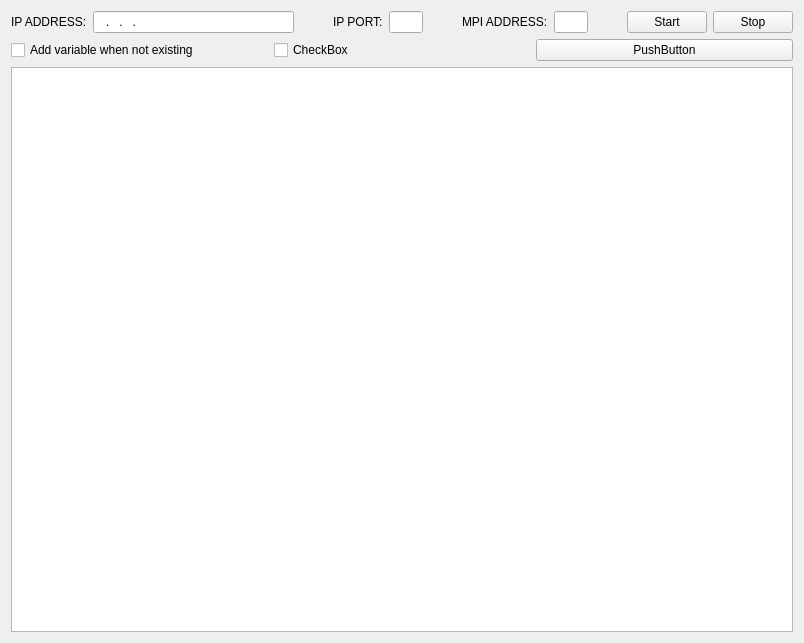
<?xml version="1.0" encoding="UTF-8"?>
<ui version="4.0">
 <class>Form</class>
 <widget class="QWidget" name="Form">
  <property name="geometry">
   <rect>
    <x>0</x>
    <y>0</y>
    <width>804</width>
    <height>643</height>
   </rect>
  </property>
  <property name="windowTitle">
   <string>IBH LINK SERVER EXAMPLE</string>
  </property>
  <layout class="QVBoxLayout" name="verticalLayout_2" stretch="0,0,10">
   <item>
    <layout class="QHBoxLayout" name="horizontalLayout" stretch="1,6,1,1,1,1,1,1,1,1,1">
     <item>
      <widget class="QLabel" name="label">
       <property name="text">
        <string>IP ADDRESS:</string>
       </property>
      </widget>
     </item>
     <item>
      <widget class="QLineEdit" name="leIpAddress">
       <property name="inputMask">
        <string>000.000.000.000; </string>
       </property>
      </widget>
     </item>
     <item>
      <spacer name="horizontalSpacer">
       <property name="orientation">
        <enum>Qt::Horizontal</enum>
       </property>
       <property name="sizeHint" stdset="0">
        <size>
         <width>40</width>
         <height>20</height>
        </size>
       </property>
      </spacer>
     </item>
     <item>
      <widget class="QLabel" name="label_2">
       <property name="text">
        <string>IP PORT:</string>
       </property>
      </widget>
     </item>
     <item>
      <widget class="QLineEdit" name="lePort">
       <property name="inputMask">
        <string>00000; </string>
       </property>
      </widget>
     </item>
     <item>
      <spacer name="horizontalSpacer_2">
       <property name="orientation">
        <enum>Qt::Horizontal</enum>
       </property>
       <property name="sizeHint" stdset="0">
        <size>
         <width>40</width>
         <height>20</height>
        </size>
       </property>
      </spacer>
     </item>
     <item>
      <widget class="QLabel" name="label_3">
       <property name="text">
        <string>MPI ADDRESS:</string>
       </property>
      </widget>
     </item>
     <item>
      <widget class="QLineEdit" name="leMpiAddress">
       <property name="inputMask">
        <string>000; </string>
       </property>
      </widget>
     </item>
     <item>
      <spacer name="horizontalSpacer_3">
       <property name="orientation">
        <enum>Qt::Horizontal</enum>
       </property>
       <property name="sizeHint" stdset="0">
        <size>
         <width>40</width>
         <height>20</height>
        </size>
       </property>
      </spacer>
     </item>
     <item>
      <widget class="QPushButton" name="btnStart">
       <property name="text">
        <string>Start</string>
       </property>
      </widget>
     </item>
     <item>
      <widget class="QPushButton" name="btnStop">
       <property name="text">
        <string>Stop</string>
       </property>
      </widget>
     </item>
    </layout>
   </item>
   <item>
    <layout class="QHBoxLayout" name="horizontalLayout_3">
     <item>
      <widget class="QCheckBox" name="ckbAddWhenMissing">
       <property name="text">
        <string>Add variable when not existing</string>
       </property>
      </widget>
     </item>
     <item>
      <widget class="QCheckBox" name="ckb1">
       <property name="text">
        <string>CheckBox</string>
       </property>
      </widget>
     </item>
     <item>
      <widget class="QPushButton" name="pushButton">
       <property name="text">
        <string>PushButton</string>
       </property>
      </widget>
     </item>
    </layout>
   </item>
   <item>
    <layout class="QHBoxLayout" name="horizontalLayout_2">
     <item>
      <widget class="QTreeView" name="treeView"/>
     </item>
    </layout>
   </item>
  </layout>
 </widget>
 <resources/>
 <connections/>
</ui>
